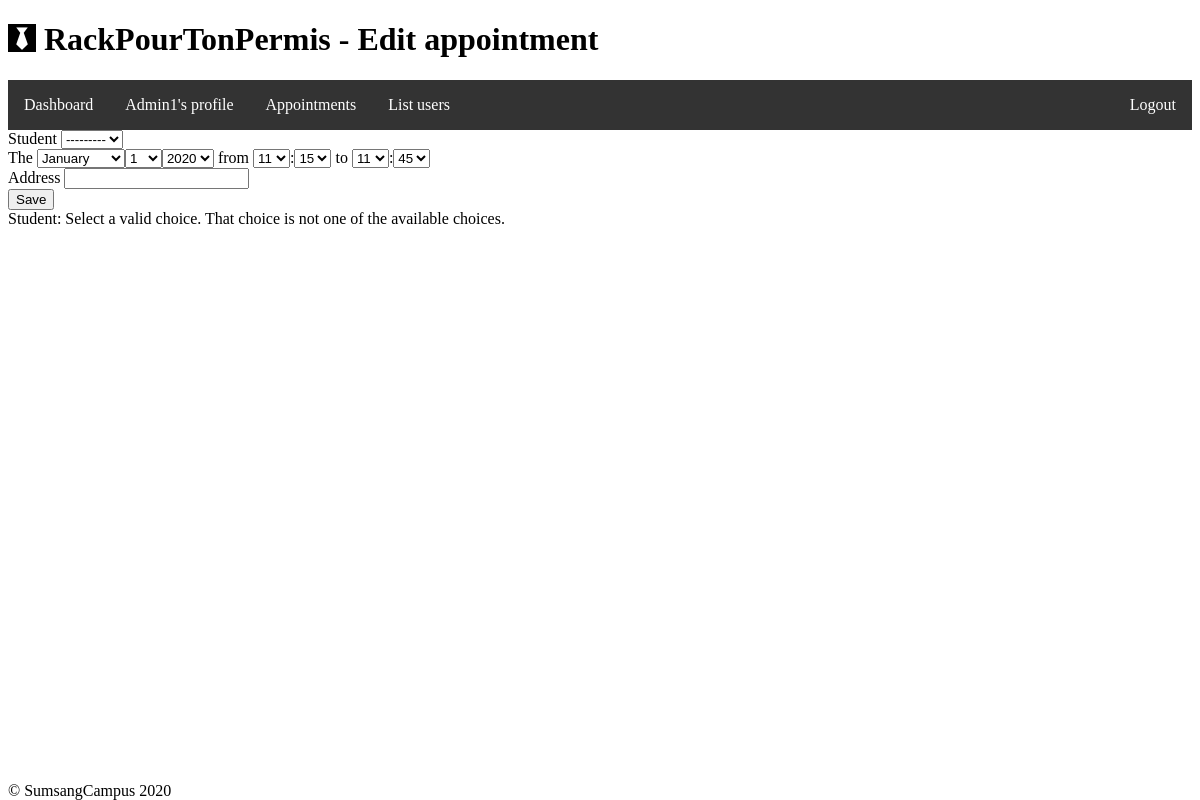
Page /appointment/edit/1 (signed in) on the earlier database version.
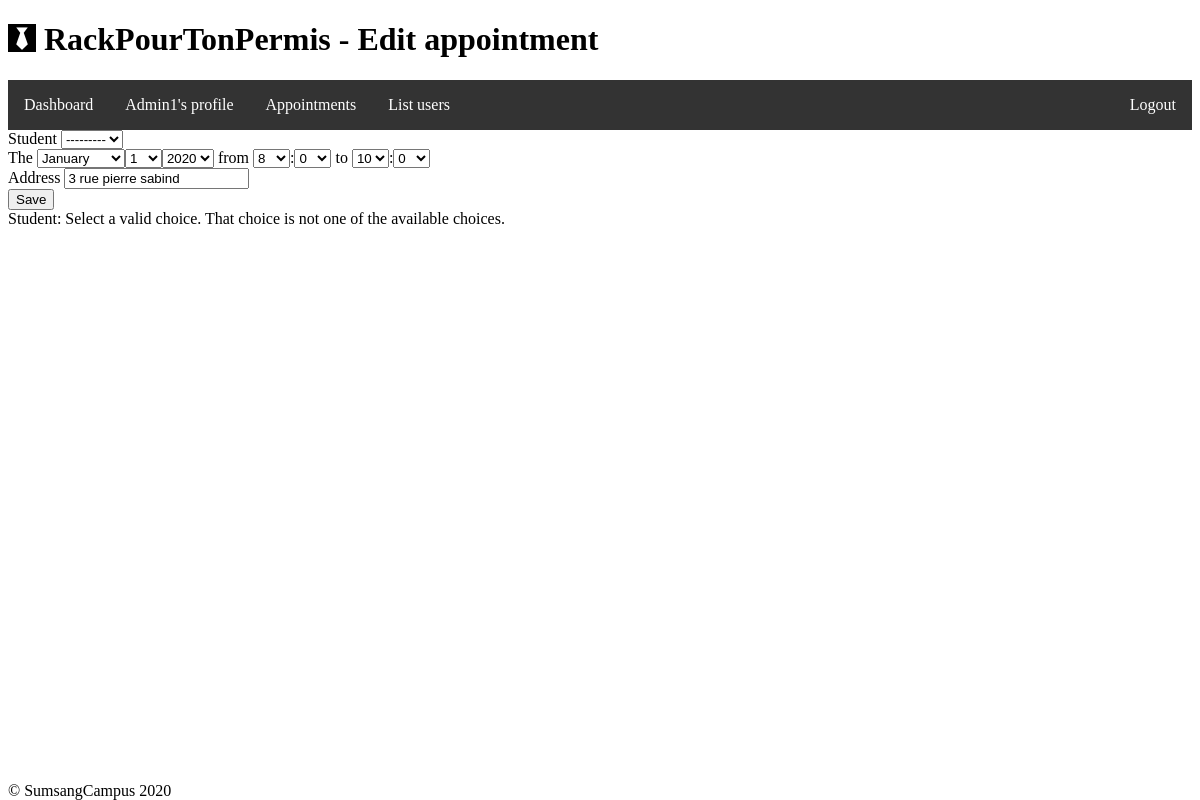
Same page on the later database version.
### Meeting/models.py (models this page shows)
class Meeting(models.Model):
    student = models.ForeignKey(User, on_delete=models.CASCADE, db_column='student_id', related_name='student')
    instructor = models.ForeignKey(User, on_delete=models.CASCADE, db_column='instructor_id', related_name='instructor')
    date = models.DateField()
    start_at = models.TimeField()
    end_at = models.TimeField()
    hours = models.TimeField()
    location = models.TextField(null=True)

### Meeting/views.py (the view, shortened to what this page needs)
# urls.py: path('edit/<int:meet_id>', views.edit, name='edit_meet'),
def edit(request, meet_id):
    if not is_granted(request.user, 'instructor'):
        raise PermissionDenied
    try:
        meet = Meeting.objects.get(pk=meet_id)
    except Meeting.DoesNotExist:
        raise Http404("No MyModel matches the given query.")
    if has_group(request.user, 'instructor'):
        add_instructor = False
    else:
        add_instructor = True
    if (is_granted(request.user, 'instructor') and meet.instructor.id is request.user.id)\
            or (is_granted(request.user, 'secretary')):
        data = {
            'student': meet.student,
            'date': meet.date,
            'start_at_h': meet.start_at.strftime("%H"),
            'start_at_m': meet.start_at.strftime("%M"),
            'end_at_h': meet.end_at.strftime("%H"),
            'end_at_m': meet.end_at.strftime("%M"),
            'location': meet.location
        }
        data['start_at_h'] = '{}'.format(data['start_at_h'][1:] if data['start_at_h'].startswith('0') else data['start_at_h'])
        data['start_at_m'] = '{}'.format(data['start_at_m'][1:] if data['start_at_m'].startswith('0') else data['start_at_m'])
        data['end_at_h'] = '{}'.format(data['end_at_h'][1:] if data['end_at_h'].startswith('0') else data['end_at_h'])
        data['end_at_m'] = '{}'.format(data['end_at_m'][1:] if data['end_at_m'].startswith('0') else data['end_at_m'])
        form = forms.CreateForm(data)
        action_param = {'id': meet_id}
        is_edit = True
        return render(request, 'Meeting/create.html', locals())
    else:
        raise PermissionDenied

### User/utilities.py (called while the page is built, shortened)
@register.filter(name='granted')
def is_granted(user, role, strict=False):
    if user.is_staff:
        return True

@register.filter(name='has_group')
def has_group(user, group_name):
    try:
        group = Group.objects.get(name=group_name)
    except Group.DoesNotExist:
        return False
    return group in user.groups.all()

@register.filter(name='icon')
def get_icon(user):
    if user.is_staff:
        return '<i class="fa fa-black-tie"></i>'
    elif is_granted(user, 'admin'):
        return '<i class="fa fa-user-plus"></i>'
    elif is_granted(user, 'secretary'):
        return '<i class="fa fa-laptop"></i>'
    elif is_granted(user, 'instructor'):
        return '<i class="fa fa-car"></i>'
    else:
        return '<i class="fa fa-user"></i>'

### Meeting/templates/Meeting/create.html (shortened to what this page needs)
{% extends "index.html" %}
{% block page_title %}
    {{ block.super }} -
    {% if is_edit %}
        Edit appointment
    {% else %}
        New appointment
    {% endif %}
{% endblock %}
{% block content %}
    {% if is_edit %}
        <form method="post" action="{% url 'edit_meet' action_param.id%}">
    {% else %}
        <form method="post" action="{% url 'create_meet' %}">
    {% endif %}
        <div>
            {{ form.student.label }} {{ form.student }} {{ form.instructor.label }} {{ form.instructor }}
        </div>
        <div>
            The {{ form.date }} from {{ form.start_at_h }}:{{ form.start_at_m }} to {{ form.end_at_h }}:{{ form.end_at_m }}
        </div>
        <div>
            {{ form.location.label }} {{ form.location }}
        </div>
        <input type="submit" value="{% if is_edit %}Save{% else %}Create{% endif %}" />
    </form>
    {% if form.errors %}
        {% for field in form %}
            {% for error in field.errors %}
                 {{field.label}}: {{ error|escape }}
            {% endfor %}
        {% endfor %}
    {% endif %}
{% endblock%}

### templates/index.html (shortened to what this page needs)
{% load static %}
<!DOCTYPE html>
<html lang="fr">
<head>
    <link rel="stylesheet" href="{% static 'css/index.css' %}" />
    <link rel="stylesheet" href="https://cdnjs.cloudflare.com/ajax/libs/font-awesome/4.7.0/css/font-awesome.min.css">
</head>
<body>
    <h1>{% block page_title %}{{ request.user.icon|safe }} RackPourTonPermis {% endblock %}</h1>
    {% include "_menu.html" %}
    <section id="content"> {% block content %}{% endblock %}</section>
    <footer>{% include '_footer.html' %}</footer>
</body>
</html>

### templates/_menu.html
<nav>
    {% block nav %}
        <ul class="menu">
            <li class="menu_element"><a href="{% url 'dashboard' %}">Dashboard</a></li>
            <li class="menu_element"><a href="{% url 'show_user' request.user.id %}">{{ request.user.username }}'s profile</a></li>
            <li class="menu_element"><a href="{% url 'index_meet' %}">Appointments</a></li>
            {% if request.user|granted:"instructor" %}
                <li class="menu_element"><a href="{% url 'index' %}">List users</a></li>
            {% endif %}
            <li class="menu_element" style="float: right"><a href="{% url 'logout' %}">Logout</a></li>
        </ul>
    {% endblock %}
</nav>

### templates/_footer.html
&copy; SumsangCampus 2020

### static/css/index.css (style rules this page uses)
.menu { list-style-type: none; margin: 0; padding: 0; overflow: hidden; background-color: #333333; }
.menu_element { float: left; }
.menu_element a { display: block; color: white; text-align: center; padding: 16px; text-decoration: none; }
footer { position: absolute; bottom: 0; }

Differences in the rows shown:
now on this page (row edited): Meeting: student "---------", location "3 rue pierre sabind"
Other differences:
form field start_at_h: "11" → "8"
form field start_at_m: "15" → "0"
form field end_at_h: "11" → "10"
form field end_at_m: "45" → "0"
form field student: "---------" → (not shown)
